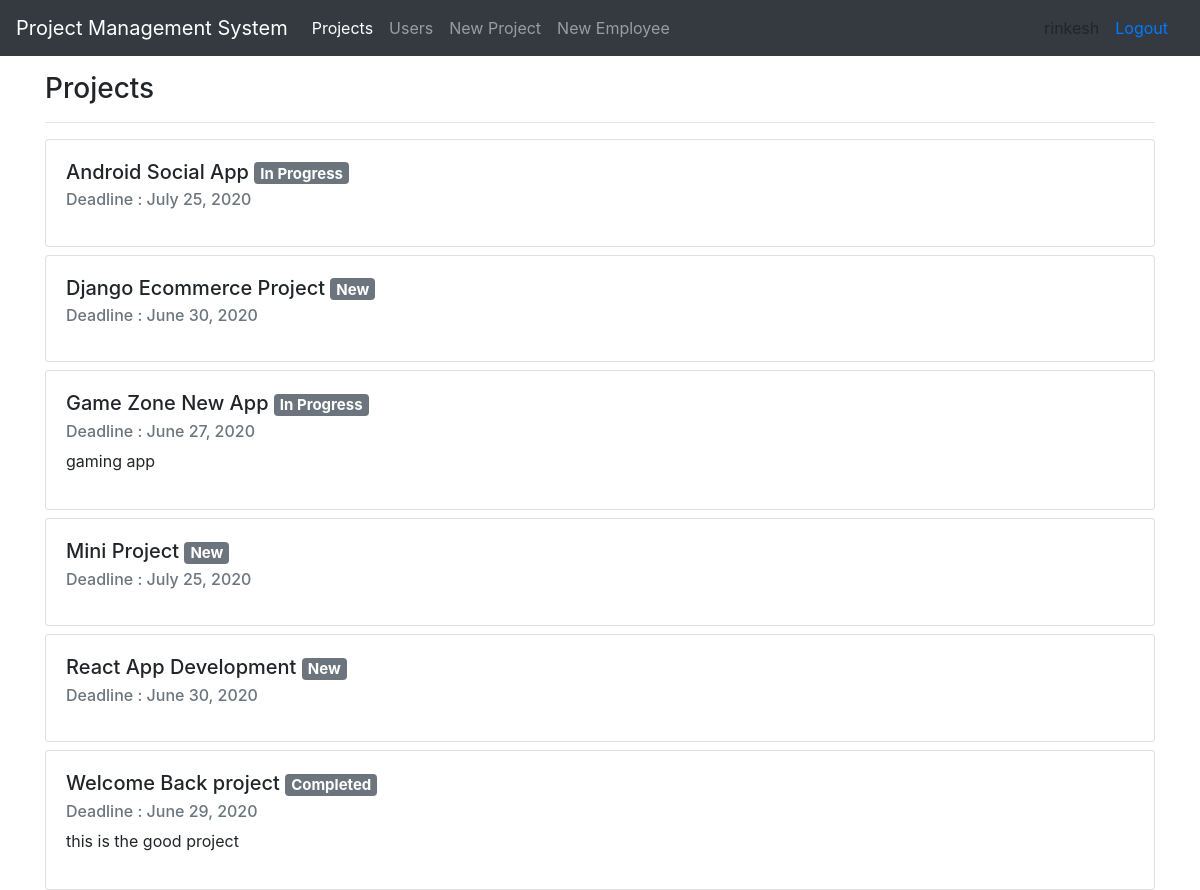
The app's page / (signed in) with its own data.
### projects/models.py (models this page shows, shortened)
class Project(models.Model):
    project_name = models.CharField(max_length=200)
    description = models.TextField(blank=True)
    start_date = models.DateField(auto_now_add=True)
    end_date = models.DateField()
    status = models.CharField(max_length=4, choices=status, default=1)
    assign = models.ForeignKey(User, on_delete=models.CASCADE)
    class Meta:
        ordering = ['project_name']

### projects/views.py (the view)
# urls.py: path('', include('projects.urls')),
def projects(request):
    projects_list = Project.objects.all()
    context = {
        'projects': projects_list,
    }
    return render(request, 'projects/projects.html', context)

### projects/templates/projects/projects.html (shortened to what this page needs)
{% extends 'projects/base.html' %}
{% block content %}
    <div class="container">
        <h3 class="mt-3">Projects</h3><hr>
        {% for project in projects %}
            <div class="card mt-2">
              <div class="card-body">
                  <h5 class="card-title">{{ project.project_name }}
                      {% if project.status == '1' %}
                        <span class="badge badge-secondary">New</span>
                      {% elif project.status == '2' %}
                        <span class="badge badge-secondary">In Progress</span>
                      {% elif project.status == '3' %}
                        <span class="badge badge-secondary">Completed</span>
                      {% else %}
                        <span class="badge badge-secondary">Cancelled</span>
                      {% endif %}
                  </h5>
                  <h6 class="card-subtitle mb-2 text-muted">Deadline : {{ project.end_date }}</h6>
                  <p class="card-text">{{ project.description }}</p>
              </div>
            </div>
        {% endfor %}
    </div>
{% endblock content %}

### projects/templates/projects/header.html (shortened to what this page needs)
<nav class="navbar navbar-expand-lg navbar-dark bg-dark">
  <a class="navbar-brand" href="#">Project Management System</a>
  <div class="collapse navbar-collapse" id="navbarSupportedContent">
    <ul class="navbar-nav mr-auto">
      <li class="nav-item active">
        <a class="nav-link" href="{% url 'projects-list' %}">Projects <span class="sr-only">(current)</span></a>
      </li>
      <li class="nav-item">
        <a class="nav-link" href="{% url 'users' %}">Users</a>
      </li>
      <li class="nav-item">
        <a class="nav-link" href="{% url 'new-project' %}">New Project</a>
      </li>
      <li class="nav-item">
        <a class="nav-link" href="{% url 'new-user' %}">New Employee</a>
      </li>
    </ul>
    {% if user.is_authenticated %}
    <span class="nav-item my-2">{{ user.username }}</span>
    <a class="nav-link" href="{% url 'logout' %}" >Logout</a>
    {% else %}
    <a class="nav-link" href="{% url 'login' %}" >Login</a>
    <a class="nav-link" href="{% url 'new-user' %}" >Register</a>
    {% endif %}
  </div>
</nav>

### records on screen
Project: project_name "Android Social App", status "In Progress", end_date "July 25, 2020"
Project: project_name "Django Ecommerce Project", status "New", end_date "June 30, 2020"
Project: project_name "Game Zone New App", status "In Progress", end_date "June 27, 2020", description "gaming app"
Project: project_name "Mini Project", status "New", end_date "July 25, 2020"
Project: project_name "React App Development", status "New", end_date "June 30, 2020"
Project: project_name "Welcome Back project", status "Completed", end_date "June 29, 2020", description "this is the good project"

### other values on screen
{{ user.username }} "rinkesh"
